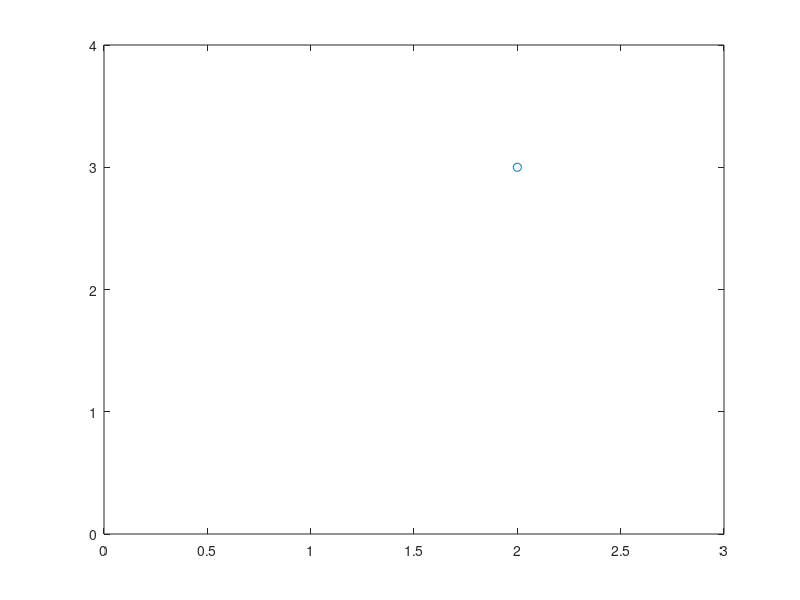

The MATLAB script that drew this image:
% Creation of vectors and matrices -- ECE 8 Fall 2022 Lecture 3
clear all;
close all;
clc

% define a 2D position vector
p_x = 2;            % x component of the vector
p_y = 3;            % y component of the vector
p = [p_x;p_y]       % defines p vector as a column vector

% plot p
plot(p_x,p_y,'o')   % plots p_y vs p_x with the marker o
% adjust the x axis to the range [0,3] and the y axis to the range [0,4]
axis([0 3 0 4]) 

% Back to the suggested exercise after Lecture 2

% Pick initial position 
p_x0 = 2;
p_y0 = 3;
p_0 = [p_x0;p_y0];  % position vector at time 1


% Suppose that the new position is generated by
% p^new_x = p_x + u_x
% p^new_y = p_y + u_y

u_x0 = 1;            % pick the command input value for x
p_x1 = p_x0 + u_x0;  % calculate new x position

u_y0 = 1;            % pick the command input value for y
p_y1 = p_y0 + u_y0;  % calculate new y position

p_1 = [p_x1;p_y1];   % position vector at time 1

u_x1 = 3;            % pick the command input value for x
p_x2 = p_x1 + u_x1;  % calculate new x position

u_y1 = 0;            % pick the command input value for y
p_y2 = p_y1 + u_y1;  % calculate new y position

p_2 = [p_x2;p_y2];   % position vector at time 1

% define a matrix collecting all of these data points
p_data = [p_0,p_1,p_2];

% Plot p_data
